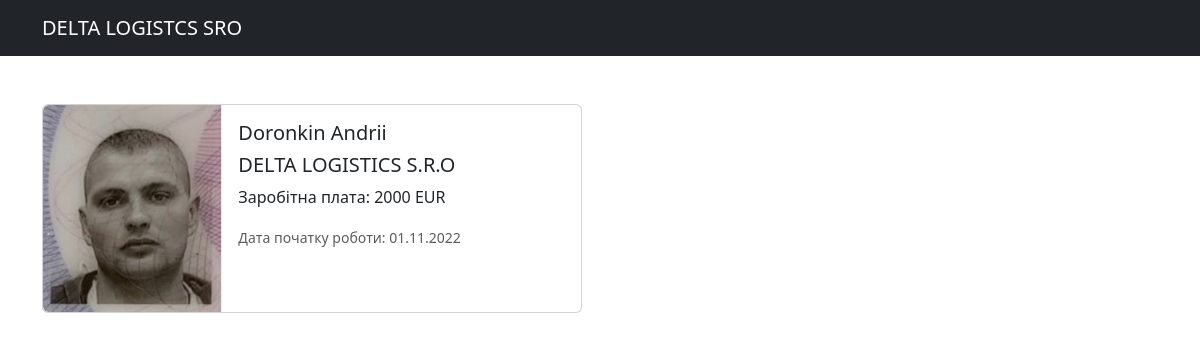
/delta/3, run on the app's committed database.
### delta_app/models.py (models this page shows, shortened)
class Driver(models.Model):
    full_name = models.CharField(max_length=50)
    company = models.CharField(max_length=50, blank=True)
    start_date = models.CharField(max_length=50, blank=True)
    salary = models.CharField(max_length=4, blank=True)

### delta_app/views.py (the view)
# urls.py: path('<int:driver_id>', views.get_driver, name='driver')
def get_driver(request, driver_id):
    driver = get_object_or_404(Driver, pk=driver_id)
    return render(request, "delta/single_driver.html", {"driver": driver})

### templates/delta/single_driver.html (shortened to what this page needs)
{% extends 'base.html' %}
{% load static %}
{% block content %}
<div class="card mb-3 mt-5" style="max-width: 540px;">
  <div class="row g-0">
    <div class="col-md-4">
      <img src="{% static '/images/bereziuk.png' %}" class="img-fluid rounded-start" alt="bereziuk">
    </div>
    <div class="col-md-8">
      <div class="card-body">
        <h5 class="card-title">{{ driver.full_name }}</h5>
        <h5 class="card-title">{{ driver.company }}</h5>
        <p class="card-text">Заробітна плата: {{ driver.salary }} EUR</p>
        <p class="card-text"><small class="text-body-secondary">Дата початку роботи: {{ driver.start_date }}</small></p>
      </div>
    </div>
  </div>
</div>
{% endblock %}

### data on the page
Driver: full_name "Doronkin Andrii", company "DELTA LOGISTICS S.R.O", salary "2000", start_date "01.11.2022"
